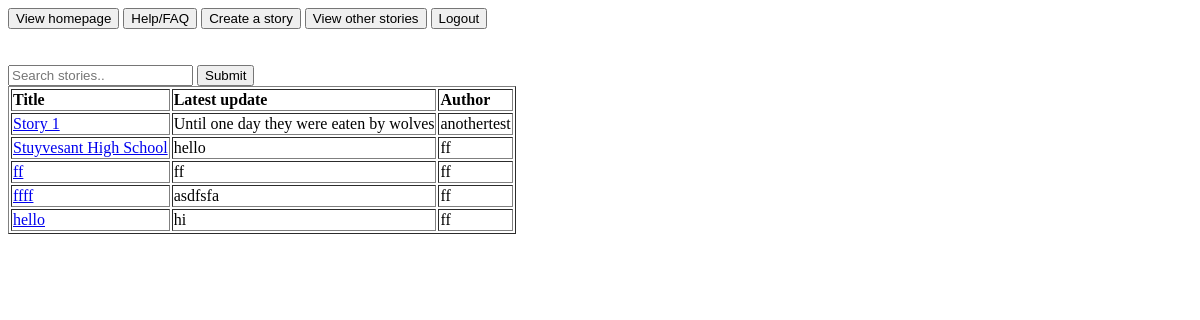
Before: /stories (signed in) with the older database file.
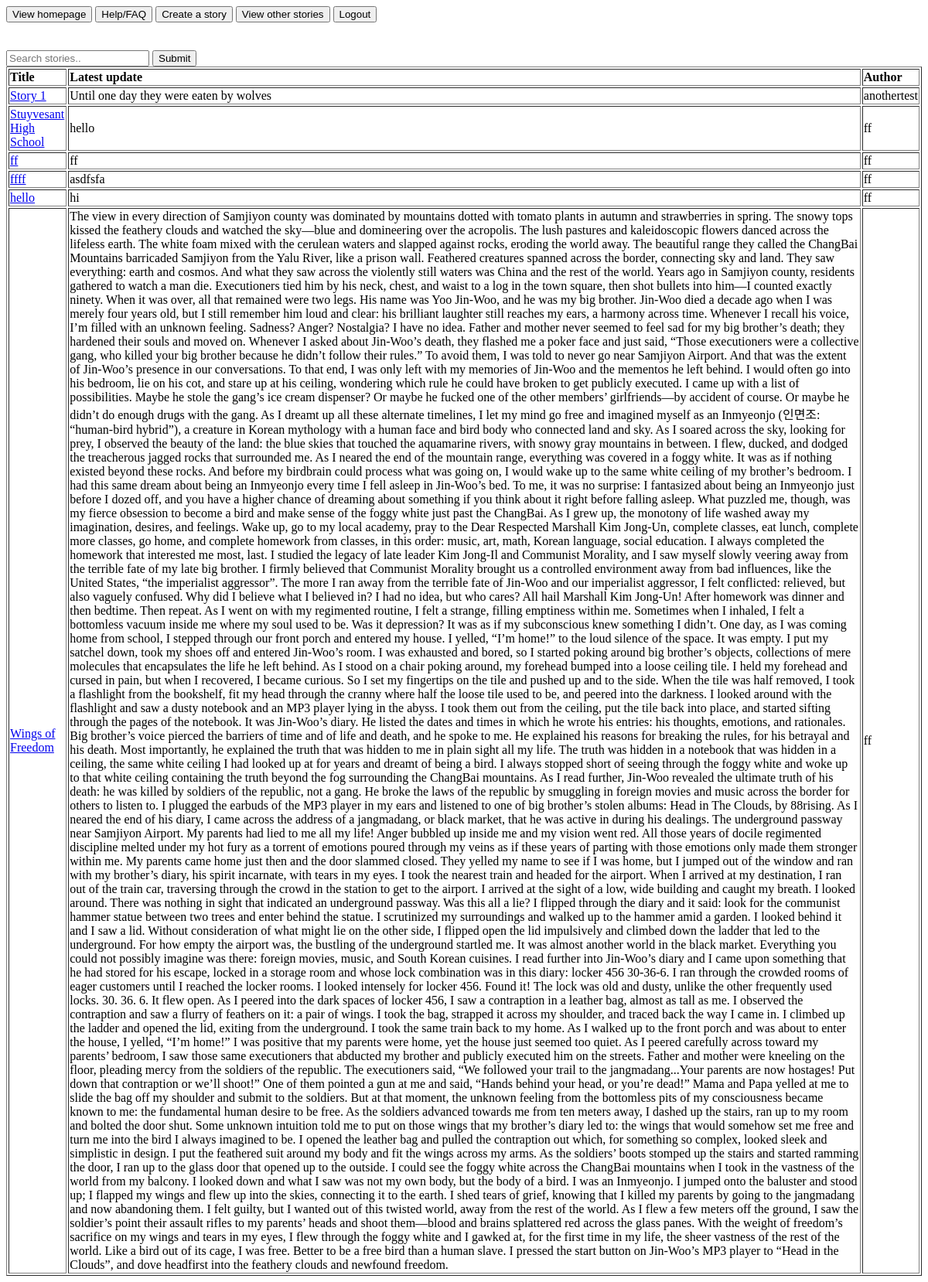
After: the same page with the newer database file.
### tables this page shows
CREATE TABLE storyUpdates(title TEXT, addition TEXT, user TEXT, timestamp TEXT);

### app.py (the view)
@app.route("/stories")
def stories():
    if 'user' in session: #checks that a user is logged into a session
        stories = db_ops.viewStories() #method returns list of updates to a story, each update consisting of the title, content, and author.
        return render_template("stories.html", stories=stories)
    flash("You must log in first before you can view the stories!")
    return redirect(url_for('home'))

### utl/db_ops.py (called while the page is built)
def viewStories():
    db = sqlite3.connect(DB_FILE) #open if file exists, otherwise create
    c = db.cursor()               #facilitate db ops
    titles = []
    c.execute("SELECT * FROM stories")
    for row in c:
        titles.append(row[0])
    latestUpdates = []
    for title in titles:
        c.execute(
        """
            SELECT * FROM storyUpdates
            WHERE title = (?)
            ORDER BY timestamp DESC
        """, (title,)
        )
        update = c.fetchone() #fetches the latest update of this specific story (possible because c is ordered by timestamp in descending order)
        arr = []
        arr.append(str(update[0])) #title
        arr.append(str(update[1])) #content
        arr.append(str(update[2])) #author
        latestUpdates.append(arr) #yes, that's a 2D list
    db.close()  #close database
    return latestUpdates #returns a 2D list

### templates/stories.html (shortened to what this page needs)
{% extends "welcome.html" %}
{% block content %}
<br><br>
  <form action="/search" method="POST">
    <input name="searchvalue" type="text" placeholder="Search stories.." required="required">
    <input type="submit" value="Submit">
  </form>
  <table border="1">
    <tr>
      <th align="left">Title</th>
      <th align="left">Latest update</th>
      <th align="left">Author</th>
    </tr>
    {% for story in stories %}
      <tr>
        <td align="left"> <a href="../stories/{{ story[0] }}"> {{ story[0] }} </a> </td>
        <td align="left"> {{ story[1] }} </td>
        <td align="left"> {{ story[2] }} </td>
      </tr>
    {% endfor %}
  </table>
{% endblock %}

### templates/welcome.html (shortened to what this page needs)
<!DOCTYPE html>
<html>
<head>
</head>
<body>
  {% set msgs = get_flashed_messages() %}
  <a href="../"><input type="button" value="View homepage"></a>
  <a href=/static/help.html target="_blank"><input type="button" value="Help/FAQ"></a>
  <a href="../create"><input type="button" value="Create a story"></a>
  <a href="../stories"><input type="button" value="View other stories"></a>
  <a href="../logout"><input type="button" value="Logout"></a>
  <br>
  {% block content %}{% endblock %}
</body>
</html>

Changed rows visible on the page:
added storyUpdates: title "Wings of Freedom", addition "The view in every direction of Samjiyon county was dominated by mountains dotted with tomato plants in autumn and strawberries in spring. The snowy tops kissed the feathery clouds and watched the sky—blue and domineering over the acropolis. The lush pastures and kaleidoscopic flowers danced across the lifeless earth. The white foam mixed with the cerulean waters and slapped against rocks, eroding the world away. The beautiful range they called the ChangBai Mountains barricaded Samjiyon from the Yalu River, like a prison wall. Feathered creatures spanned across the border, connecting sky and land. They saw everything: earth and cosmos. And what they saw across the violently still waters was…", user "ff"
